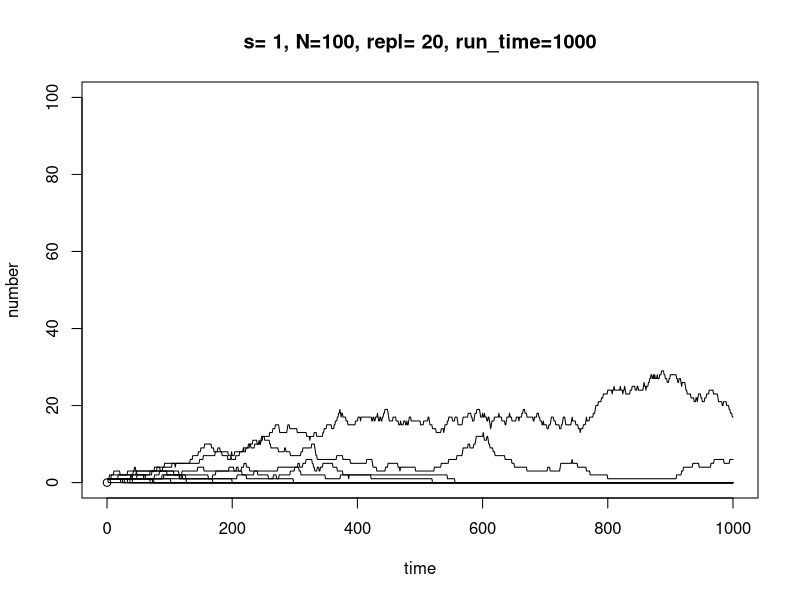
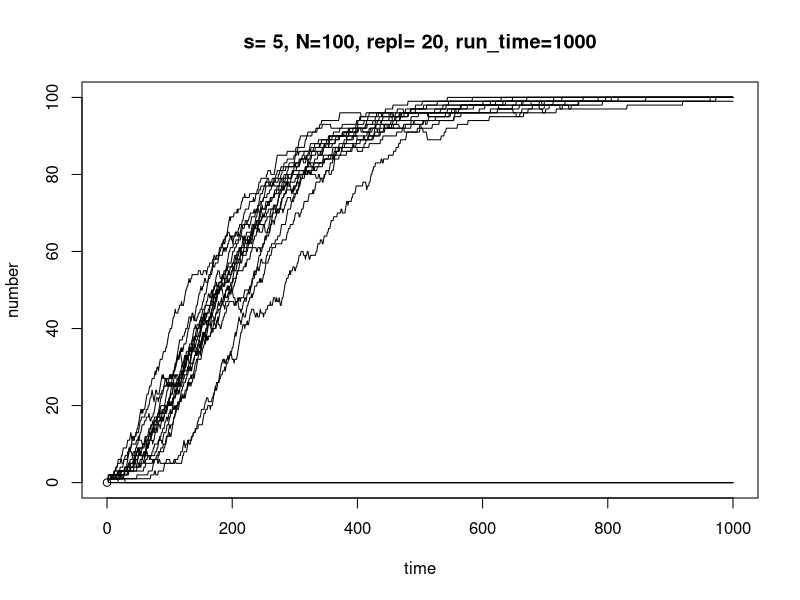
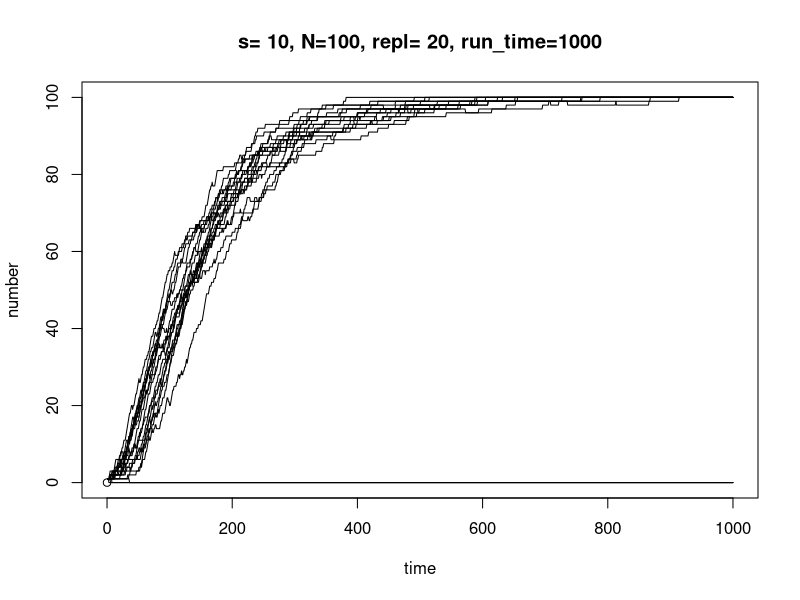
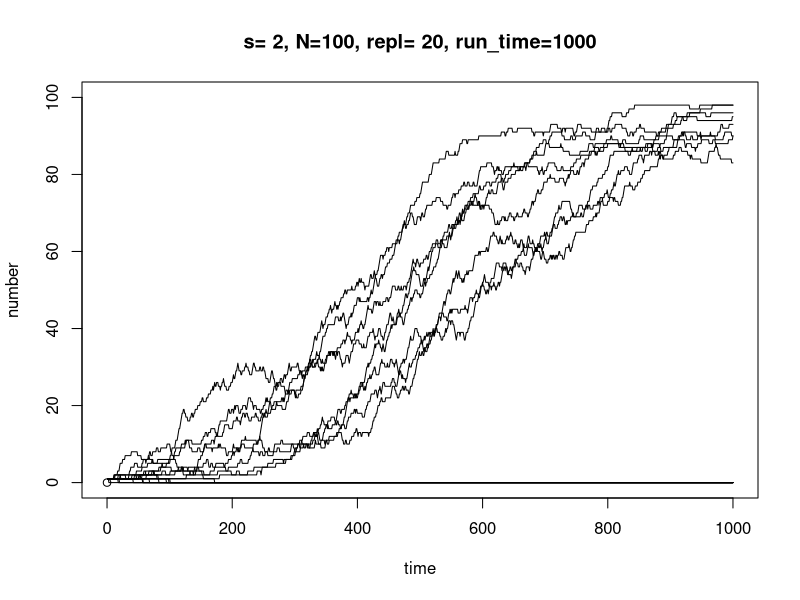
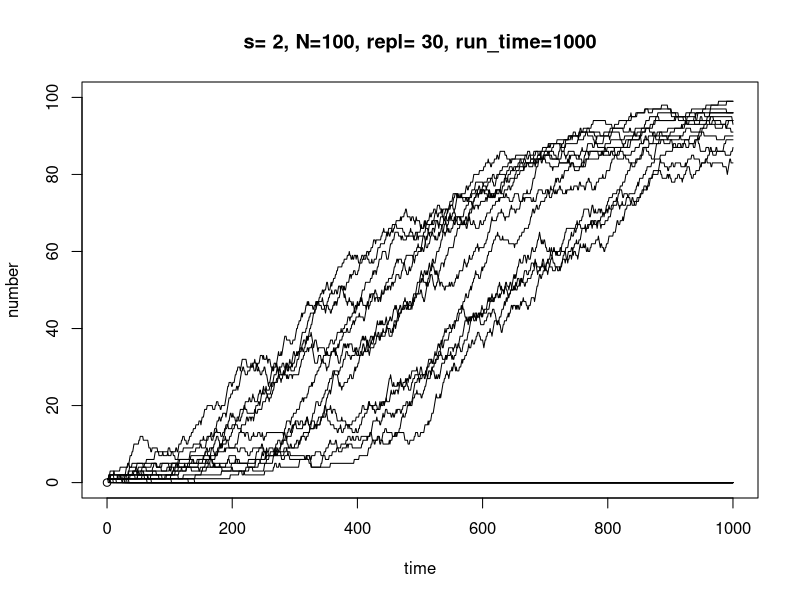
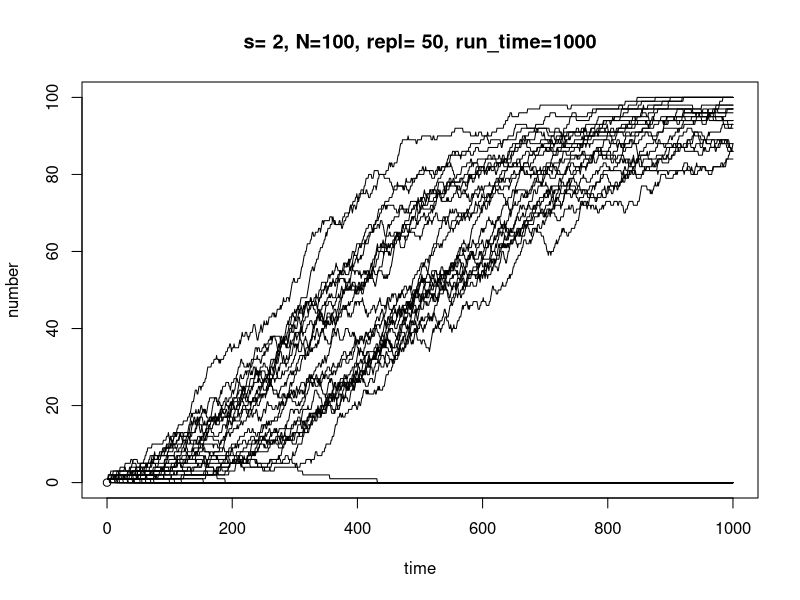
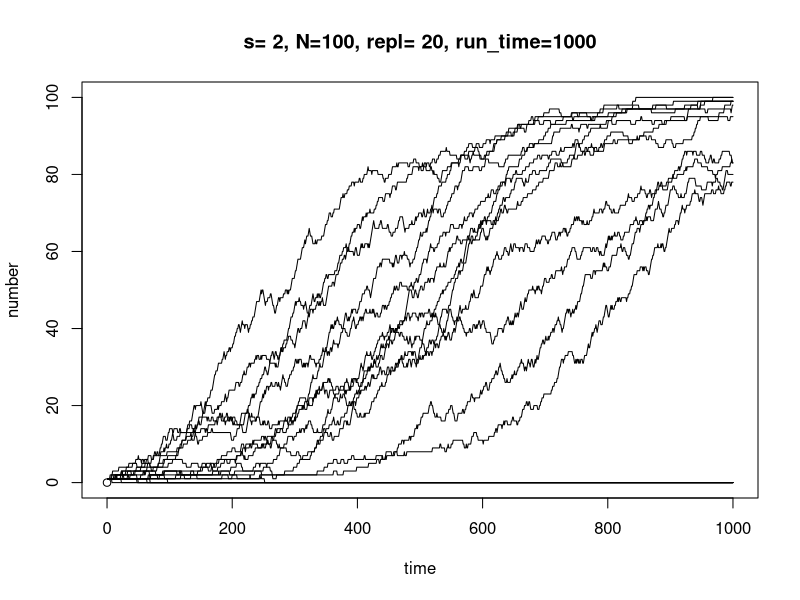
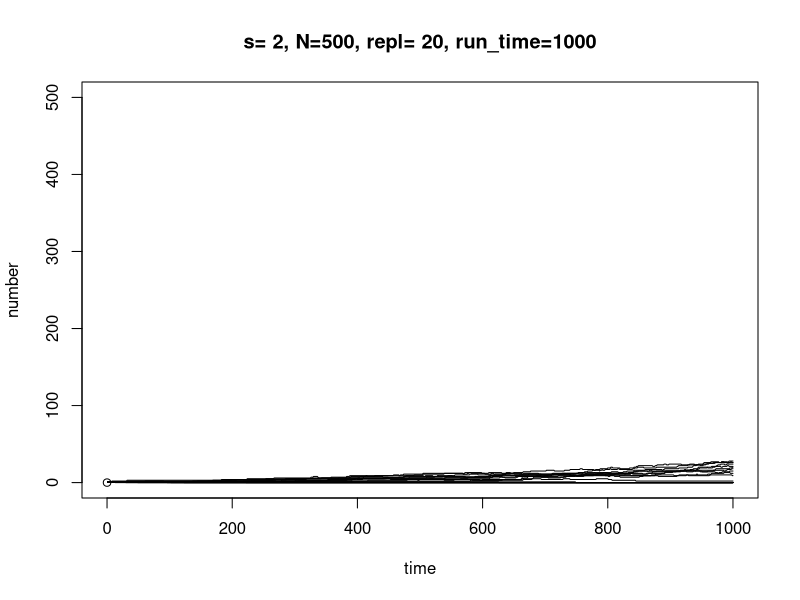

These figures' R source, in order:
## ---- chunk 1
transition <- matrix(c(0.4,0.3,0.3,
                       0.0,0.1,0.9,
                       0.1,0.4,0.5), nrow = 3, ncol = 3, byrow = TRUE)

names <- c("Aurora Pizza", "Pizza Boy", "Pizza Company")
rownames(transition) <- names
colnames(transition) <- names
print(transition)
## ---- chunk 2
time_frames <- c(1,2,10,20)

for (i in time_frames){
    customer_distribution <- c(200,300,100)
    for (j in 1:i) {
        customer_distribution <- customer_distribution %*% transition
    }
    cat("Customer distrinbution after", i, "months",customer_distribution,"\n", sep = " ")
}
## ---- chunk 3
#Urn-model#
N <- 100 #number of balls
s <- 2 #weight of white balls

balls <- rep(0,N)
balls[1] <- 1 #start with one white ball

########################################
# Define the function draw and replace #
########################################

draw_and_replace <- function(balls, s=2){
  # Random deletion
  balls <- balls[-sample(length(balls),1)]
  # Weighted duplication
  prob_weights <- balls
  prob_weights[prob_weights == 1] <- s
  prob_weights[prob_weights == 0] <- 1
  selected_ball <- sample(balls, 1, prob = prob_weights)
  balls <- c(balls, selected_ball)
  return(balls)
}

### Try out ###
balls <- draw_and_replace(balls, s=2)  
print(balls)
## ---- chunk 4
draw_trajectory <- function(repl=20, run_time=1e3, s=2, N=100){
  s <- s
  trajectory <- rep(0,run_time)
  plot(0,0,xlim=c(0,run_time),ylim=c(0,N),xlab="time",ylab="number",main=paste0("s= ",s,", N=",N,", repl= ",repl,", run_time=",run_time,sep=""))
  for (it in 1:repl) {
    balls <- rep(0,N)
    balls[1] <- 1
    
    for (tm in 1:run_time) {
      trajectory[tm] <- sum(balls)
      balls <- draw_and_replace(balls, s)
    }
    
    points(1:run_time,trajectory,type="l")
  }
}
## ---- chunk 5
# Changing s 
draw_trajectory(repl=20, run_time=1e3, s=1, N=100)
draw_trajectory(repl=20, run_time=1e3, s=5, N=100)
draw_trajectory(repl=20, run_time=1e3, s=10, N=100)
## ---- chunk 6
# Changing repl
draw_trajectory(repl=20, run_time=1e3, s=2, N=100)
draw_trajectory(repl=30, run_time=1e3, s=2, N=100)
draw_trajectory(repl=50, run_time=1e3, s=2, N=100)
## ---- chunk 7
# Changing N
draw_trajectory(repl=20, run_time=1e3, s=2, N=100)
draw_trajectory(repl=20, run_time=1e3, s=2, N=500)
draw_trajectory(repl=20, run_time=1e3, s=2, N=1000)
## ---- chunk 8
# Changing run_time
draw_trajectory(repl=20, run_time=1e2, s=2, N=100)
draw_trajectory(repl=20, run_time=1e3, s=2, N=100)
draw_trajectory(repl=20, run_time=1e4, s=2, N=100)
## ---- chunk 9
get_trans_prob <- function(x0,N,s,it=1000){
  x_out <- rep(0,it)
  for(tm in 1:it){
    x <- x0
    y <- sample(c(0,1),1,prob=c(1-x/N,x/N))
    if(y==1){
      x <- x-1
    }
    
    z <- sample(c(0,1),1,prob=c(1-(s*x)/(s*x+(N-1)), (s*x)/(s*x+(N-1)) ))
    if(z==1){
      x <- x+1
    }
    x_out[tm] <- x
  }
  return(table(x_out)/it)
}

get_trans_prob(50,100,20)

# Changing x0 
get_trans_prob(40,100,20)
get_trans_prob(60,100,20)
get_trans_prob(80,100,20)

# Changing N
get_trans_prob(50,80,20)
get_trans_prob(50,120,20)
get_trans_prob(50,160,20)

# Changing s
get_trans_prob(50,100,15)
get_trans_prob(50,100,10)
get_trans_prob(50,100,1)
## ---- chunk 10
B <- matrix(c(1,0,0,0,0,1,0,0,0,0,1,0,0,0,0,1,1,0,0,0,0,1,0,0,0,0,1,0,0,0,0,1),nrow=8,byrow=T)
rownames(B) <- c("A-","C-","G-","T-","A+","C+","G+","T+")
colnames(B) <- c("A","C","G","T")
B
## ---- chunk 11
prob_island <- 0.2910 * 0.2557 * 0.1892 *  0.2191 * 0.2557 * 0.1892 * 0.2191 * 0.2557 * 0.3190
prob_non_island <- 0.2158 * 0.3654 * 0.1629 *  0.0211 * 0.3654 *  0.1629 * 0.0211 * 0.3654 * 0.3921

prob_island > prob_non_island
